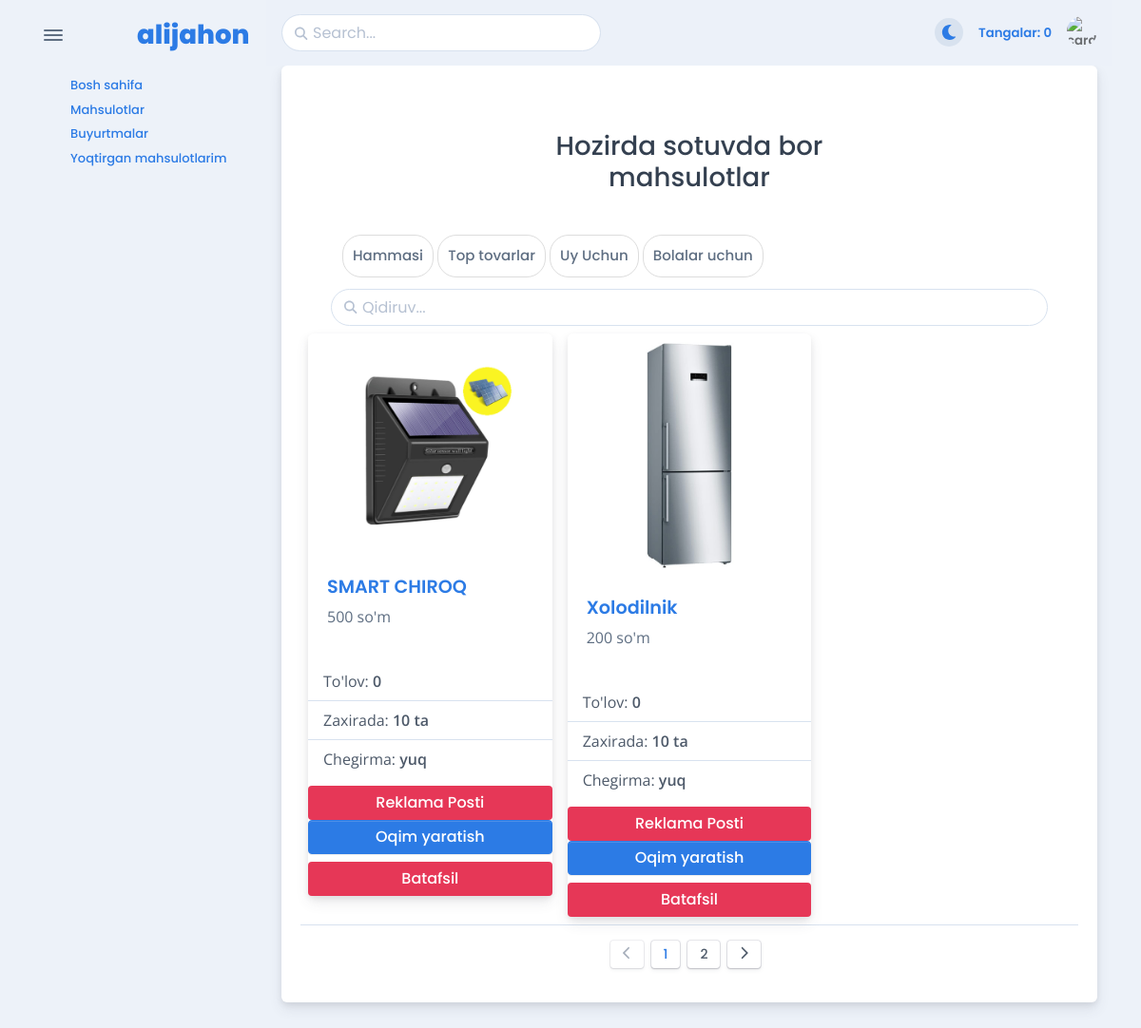
Page /admin-page/market/ on the earlier database version.
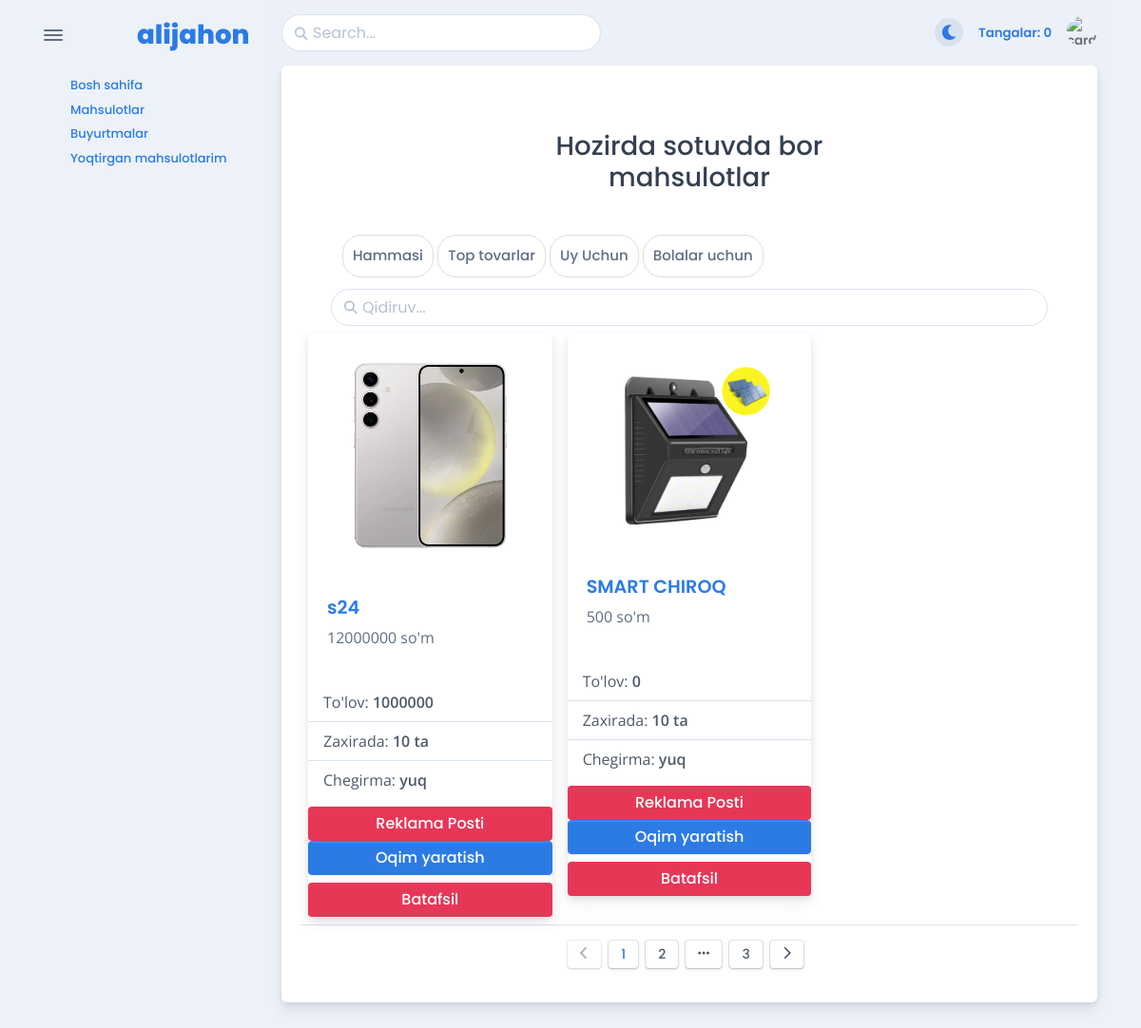
Same page on the later database version.
### apps/models/shop.py (models this page shows)
class Category(SlugBaseModel):
    image = ImageField(upload_to='categories/%Y/%m/%d')

class Product(SlugBaseModel, TimeBaseModel):
    description = CKEditor5Field(verbose_name="Mahsulot Haqida")
    image = ImageField(verbose_name="Mahsulot Rasmi", upload_to='products/%Y/%m/%d')
    price = PositiveIntegerField(verbose_name="Mahsulot Narxi")
    quantity = PositiveSmallIntegerField(verbose_name="Mahsulot Soni")
    category = ForeignKey('apps.Category', CASCADE, verbose_name="Mahsulot Categoriasi", related_name='products')
    payment_referral = PositiveIntegerField(verbose_name="Oqim Egasiga Beriladigan Pul", help_text="so'mda", default=0,
                                            null=True,
                                            blank=True)
    class Meta:
        ordering = '-created_at',

### apps/views/orders.py (the view)
# urls.py: path('admin-page/market/', MarketListView.as_view(), name='market'),
class MarketListView(ProductListView):
    template_name = 'apps/admin-page/market.html'
    def get_queryset(self):
        qs = super().get_queryset()
        if search := self.request.GET.get('search'):
            qs = qs.filter(Q(name__icontains=search) | Q(description__icontains=search))
        if category_slug := self.request.GET.get('category'):
            if category_slug == 'top':
                qs = qs.annotate(order_count=Count('order')).filter(
                    order__status=Order.StatusType.DELIVERED).order_by('-order_count', '-order__quantity')
            else:
                qs = qs.filter(category__slug=category_slug)
        return qs

### apps/templatetags/category_tags.py (called while the page is built)
@register.filter(name='is_current_category')
def is_current_category(page, category_slug=None):
    current_category = page.split('category/')[-1][:-1]
    if (category_slug is None and current_category == '') or current_category == category_slug:
        return 'active'
    return ''

### apps/views/products.py (called while the page is built)
    def get_context_data(self, *, object_list=None, **kwargs):
        ctx = super().get_context_data(object_list=object_list, **kwargs)
        ctx['categories'] = Category.objects.all()
        return ctx

    def get_queryset(self):
        qs = super().get_queryset()
        if search := self.request.GET.get('search'):
            qs = qs.filter(Q(name__icontains=search) | Q(description__icontains=search))
        return qs

### templates/apps/admin-page/market.html (shortened to what the changed rows need)
{% extends  'apps/base.html' %}
{% load category_tags %}
{% block content %}
    <div class="card mb-3">
        <div class="card-body">
            <div class="container">
                <br>
                <br>
                <br>
                <div class="container border-bottom-4">
                    <div class="header_tab_menu">
                        <div class="header_menu" style="overflow: auto">
                            <a href="{% url 'market' %}" class="btn btn-default {{ request.path|is_current_category }}">
                                Hammasi </a>
                            <a href="?category=top" class="btn btn-default"> Top tovarlar </a>
                            {% for category in categories %}
                                <a href="?category={{ category.slug }}"
                                   class="btn btn-default {{ request.path|is_current_category:category.slug }}"> {{ category.name }} </a>
                            {% endfor %}
                        </div>
                    </div>
                </div>
                <div class="row">
                    {% for product in products %}
                        <div class="col-sm-4 p-2">
                            <div class="card">
                                <a href="{% url 'product_detail' product.slug %}" target="_blank">
                                    <img class="card-img-top" src="{{ product.image.url }}"
                                         alt="{{ product.name }}">
                                </a>
                                <div class="card-body">
                                    <h5 class="card-title">
                                        <a href="{% url 'product_detail' product.slug %}"
                                           target="_blank">
                                            {{ product.name }}
                                        </a>
                                    </h5>
                                    <p class="text-muted"> {{ product.price }} so'm </p>
                                </div>
                                <ul class="list-group list-group-flush">
                                    <li class="list-group-item">To'lov: <strong>{{ product.payment_referral }} </strong>
                                    </li>
                                    <li class="list-group-item">Zaxirada: <strong> {{ product.quantity }} ta </strong>
                                    </li>
                                    <li class="list-group-item">Chegirma: <strong> yuq </strong>
                                    </li>
                                </ul>
                                <a href="https://t.me/alijahon_uz_Internet_magazin"
                                   class="btn bg-danger text-white mt-2">Reklama
                                    Posti</a>
                                <button class="btn btn-primary btn_open_modal" type="button" data-bs-toggle="modal"
                                        data-bs-target="#exampleModal" name="{{ product.id }}">
                                    Oqim yaratish
                                </button>
                                <a href="{% url 'statistic_product' product.id %}"
                                   class="btn bg-danger text-white mt-2">Batafsil</a>
                            </div>
                        </div>
                    {% endfor %}
                    {% include 'apps/parts/_pagination.html' %}
                </div>
            </div>
        </div>
    </div>
{% endblock %}

Differences in the rows shown:
no longer on this page (row unchanged): Product: image (picture), name "Xolodilnik", price "200", payment_referral "0", quantity "10"
added Product: image (picture), name "s24", price "12000000", payment_referral "1000000", quantity "10"
Other differences:
{{ page_obj.paginator.num_pages }}: (not shown) → "3"
